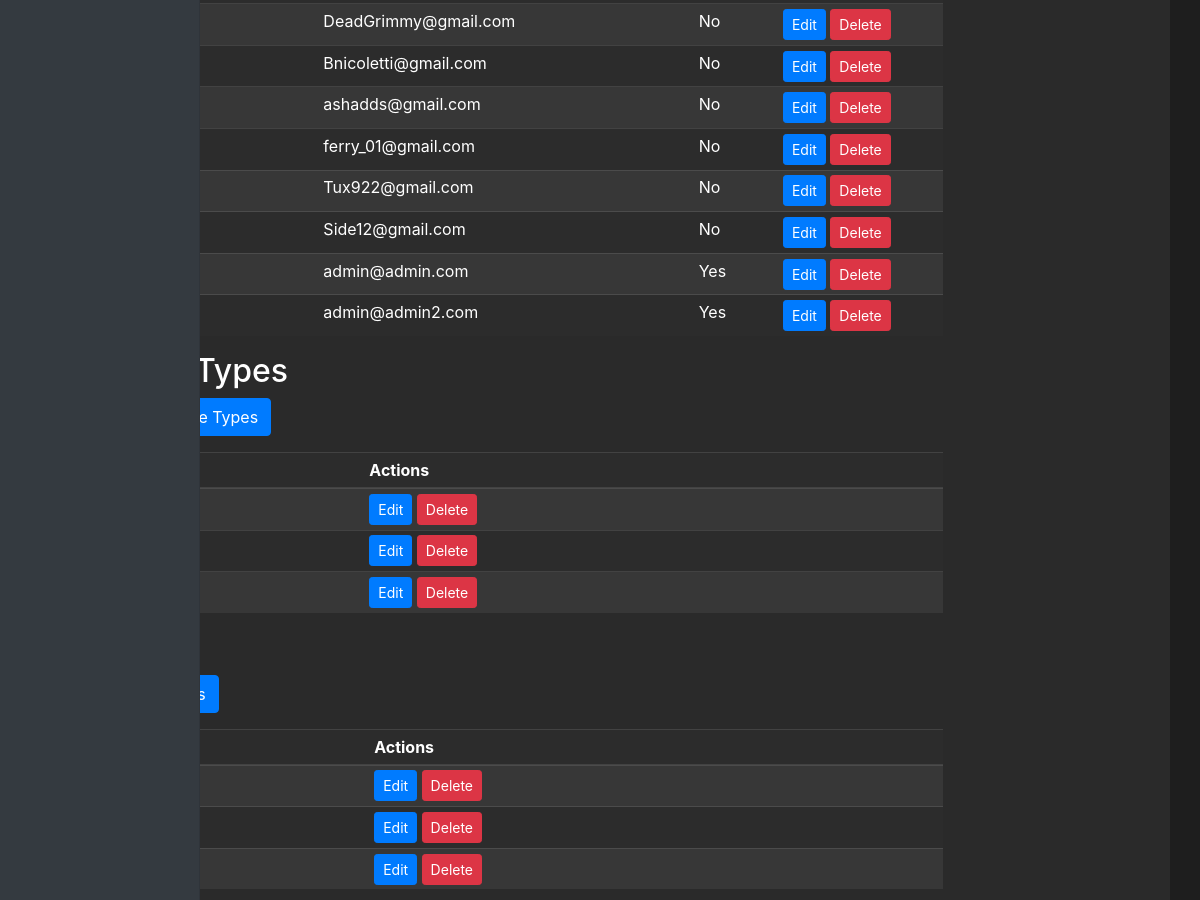
/admin (signed in, middle part), run on an earlier commit of the app's database.
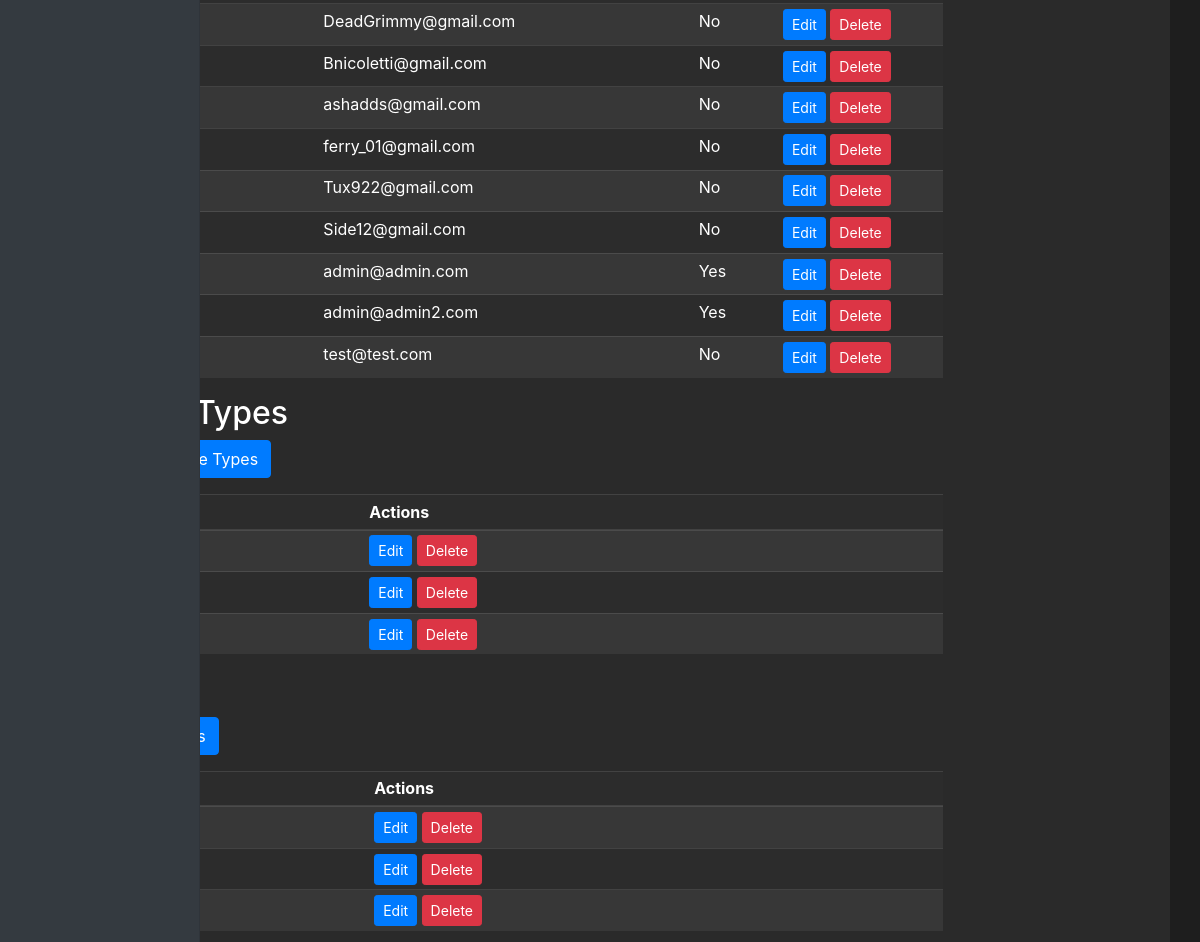
And on a later commit of the database.
### tables this page shows
CREATE TABLE user (
    user_id INTEGER PRIMARY KEY AUTOINCREMENT,
    username VARCHAR(64) NOT NULL,
    email VARCHAR(100) NOT NULL,
    password_hash VARCHAR(255) NOT NULL,
    created_at DATETIME DEFAULT CURRENT_TIMESTAMP,
    admin INTEGER DEFAULT 0
);

CREATE TABLE vehicle_type (
    type_id INTEGER PRIMARY KEY AUTOINCREMENT,
    name VARCHAR(20) NOT NULL
);

CREATE TABLE brand (
    brand_id INTEGER PRIMARY KEY AUTOINCREMENT,
    name VARCHAR(20)
);

### app.py (the view)
@app.route('/admin')
@login_required
def admin():
    if not current_user.admin:
        flash('Access denied. Admin privileges required.')
        return redirect(url_for('home'))
    conn = get_db_connection()
    users = User.get_all_users()
    vehicle_types = conn.execute('SELECT * FROM vehicle_type').fetchall()
    brands = conn.execute('SELECT * FROM brand').fetchall()
    models = conn.execute('''
        SELECT model.model_id, model.name as model_name, brand.name as brand_name, vehicle_type.name as type_name
        FROM model
        JOIN brand ON model.brand_id = brand.brand_id
        JOIN vehicle_type ON model.type_id = vehicle_type.type_id
        ORDER BY model.name
    ''').fetchall()
    colors = conn.execute('SELECT * FROM color').fetchall()
    wheel_sets = conn.execute('SELECT * FROM wheel_set').fetchall()
    conn.close()
    return render_template('admin.html', users=users, vehicle_types=vehicle_types,
                           brands=brands, models=models, colors=colors, wheel_sets=wheel_sets)

### app.py (called while the page is built)
def get_db_connection():
    conn = sqlite3.connect(DATABASE)
    conn.row_factory = sqlite3.Row  # This enables column access by name: row['column_name']
    return conn

@login_manager.user_loader
def load_user(user_id):
    return User.get(user_id)

    @staticmethod
    def get(user_id):
        conn = get_db_connection()
        user_data = conn.execute('SELECT * FROM user WHERE user_id = ?', (user_id,)).fetchone()
        conn.close()
        if user_data:
            return User(
                user_id=user_data['user_id'],
                username=user_data['username'],
                email=user_data['email'],
                password_hash=user_data['password_hash'],
                admin=bool(user_data['admin'])
            )
        return None

### templates/admin.html (shortened to what this page needs)
{% extends "base.html" %}
{% block content %}
<div class="container-fluid">
    <div class="row">
        <nav id="sidebarMenu" class="col-md-3 col-lg-2 d-md-block bg-dark sidebar collapse">
        </nav>
        <main class="col-md-9 ms-sm-auto col-lg-10 px-md-4">
            <div class="table-responsive">
                <table class="table table-striped table-sm">
                    <tbody>
                        {% for user in users %}
                        <tr>
                            <td>{{ user.username }}</td>
                            <td>{{ user.email }}</td>
                            <td>{{ 'Yes' if user.admin else 'No' }}</td>
                            <td>
                                <a href="{{ url_for('update_user', user_id=user.id) }}" class="btn btn-sm btn-primary">Edit</a>
                                <form action="{{ url_for('delete_user', user_id=user.id) }}" method="post" class="d-inline">
                                    <button type="submit" class="btn btn-sm btn-danger" onclick="return confirm('Are you sure?')">Delete</button>
                                </form>
                            </td>
                        </tr>
                        {% endfor %}
                    </tbody>
                </table>
            </div>
            <h2 id="vehicle_types">Vehicle Types</h2>
            <a href="{{ url_for('vehicle_type') }}" class="btn btn-primary mb-3">Manage Vehicle Types</a>
            <div class="table-responsive">
                <table class="table table-striped table-sm">
                    <thead>
                        <tr>
                            <th>Name</th>
                            <th>Actions</th>
                        </tr>
                    </thead>
                    <tbody>
                        {% for type in vehicle_types %}
                        <tr>
                            <td>{{ type.name }}</td>
                            <td>
                                <a href="{{ url_for('vehicle_type_edit', type_id=type.type_id) }}" class="btn btn-sm btn-primary">Edit</a>
                                <button class="btn btn-sm btn-danger">Delete</button>
                            </td>
                        </tr>
                        {% endfor %}
                    </tbody>
                </table>
            </div>
            <h2 id="brands">Brands</h2>
            <a href="{{ url_for('brand_type') }}" class="btn btn-primary mb-3">Manage Brands</a>
            <div class="table-responsive">
                <table class="table table-striped table-sm">
                    <thead>
                        <tr>
                            <th>Name</th>
                            <th>Actions</th>
                        </tr>
                    </thead>
                    <tbody>
                        {% for brand in brands %}
                        <tr>
                            <td>{{ brand.name }}</td>
                            <td>
                                <a href="{{ url_for('brand_type_edit', brand_id=brand.brand_id) }}" class="btn btn-sm btn-primary">Edit</a>
                                <form action="{{ url_for('brand_type_delete', brand_id=brand.brand_id) }}" method="post" class="d-inline">
                                    <button type="submit" class="btn btn-sm btn-danger" onclick="return confirm('Are you sure?')">Delete</button>
                                </form>
                            </td>
                        </tr>
                        {% endfor %}
                    </tbody>
                </table>
            </div>
        </main>
    </div>
</div>
{% endblock %}

What changed in the data, as far as the page shows it:
added user: email "test@test.com", admin "No"
